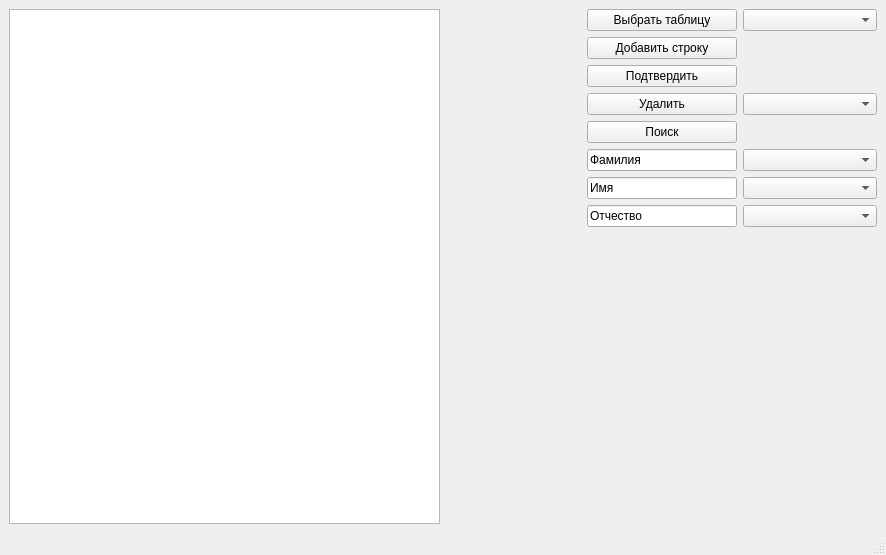
<?xml version="1.0" encoding="UTF-8"?>
<ui version="4.0">
 <class>MainWindow</class>
 <widget class="QMainWindow" name="MainWindow">
  <property name="geometry">
   <rect>
    <x>0</x>
    <y>0</y>
    <width>886</width>
    <height>555</height>
   </rect>
  </property>
  <property name="sizePolicy">
   <sizepolicy hsizetype="Preferred" vsizetype="Maximum">
    <horstretch>0</horstretch>
    <verstretch>0</verstretch>
   </sizepolicy>
  </property>
  <property name="windowTitle">
   <string>MainWindow</string>
  </property>
  <widget class="QWidget" name="centralwidget">
   <layout class="QHBoxLayout" name="horizontalLayout_2">
    <item>
     <widget class="QTableWidget" name="tab"/>
    </item>
    <item>
     <layout class="QGridLayout" name="gridLayout">
      <item row="3" column="1">
       <widget class="QPushButton" name="pushButton_3">
        <property name="text">
         <string>Удалить</string>
        </property>
       </widget>
      </item>
      <item row="2" column="1">
       <widget class="QPushButton" name="pushButton_4">
        <property name="text">
         <string>Подтвердить</string>
        </property>
       </widget>
      </item>
      <item row="5" column="2">
       <widget class="QComboBox" name="comboBox_3"/>
      </item>
      <item row="0" column="2">
       <widget class="QComboBox" name="comboBox">
        <property name="sizePolicy">
         <sizepolicy hsizetype="Preferred" vsizetype="Maximum">
          <horstretch>0</horstretch>
          <verstretch>0</verstretch>
         </sizepolicy>
        </property>
       </widget>
      </item>
      <item row="4" column="1">
       <widget class="QPushButton" name="pushButton_5">
        <property name="sizePolicy">
         <sizepolicy hsizetype="Minimum" vsizetype="Minimum">
          <horstretch>0</horstretch>
          <verstretch>0</verstretch>
         </sizepolicy>
        </property>
        <property name="baseSize">
         <size>
          <width>0</width>
          <height>0</height>
         </size>
        </property>
        <property name="text">
         <string>Поиск</string>
        </property>
       </widget>
      </item>
      <item row="0" column="1">
       <widget class="QPushButton" name="pushButton">
        <property name="sizePolicy">
         <sizepolicy hsizetype="Minimum" vsizetype="Maximum">
          <horstretch>0</horstretch>
          <verstretch>0</verstretch>
         </sizepolicy>
        </property>
        <property name="text">
         <string>Выбрать таблицу</string>
        </property>
       </widget>
      </item>
      <item row="8" column="0" colspan="3">
       <spacer name="verticalSpacer">
        <property name="orientation">
         <enum>Qt::Vertical</enum>
        </property>
        <property name="sizeHint" stdset="0">
         <size>
          <width>20</width>
          <height>20</height>
         </size>
        </property>
       </spacer>
      </item>
      <item row="6" column="2">
       <widget class="QComboBox" name="comboBox_4"/>
      </item>
      <item row="3" column="2">
       <widget class="QComboBox" name="comboBox_2"/>
      </item>
      <item row="1" column="1">
       <widget class="QPushButton" name="pushButton_2">
        <property name="text">
         <string>Добавить строку</string>
        </property>
       </widget>
      </item>
      <item row="7" column="2">
       <widget class="QComboBox" name="comboBox_5"/>
      </item>
      <item row="5" column="1">
       <widget class="QLineEdit" name="lineEdit">
        <property name="enabled">
         <bool>true</bool>
        </property>
        <property name="maximumSize">
         <size>
          <width>150</width>
          <height>16777215</height>
         </size>
        </property>
        <property name="text">
         <string>Фамилия</string>
        </property>
       </widget>
      </item>
      <item row="6" column="1">
       <widget class="QLineEdit" name="lineEdit_2">
        <property name="maximumSize">
         <size>
          <width>150</width>
          <height>16777215</height>
         </size>
        </property>
        <property name="text">
         <string>Имя</string>
        </property>
       </widget>
      </item>
      <item row="7" column="1">
       <widget class="QLineEdit" name="lineEdit_3">
        <property name="maximumSize">
         <size>
          <width>150</width>
          <height>16777215</height>
         </size>
        </property>
        <property name="text">
         <string>Отчество</string>
        </property>
       </widget>
      </item>
     </layout>
    </item>
   </layout>
  </widget>
  <widget class="QMenuBar" name="menubar">
   <property name="geometry">
    <rect>
     <x>0</x>
     <y>0</y>
     <width>886</width>
     <height>21</height>
    </rect>
   </property>
  </widget>
  <widget class="QStatusBar" name="statusbar"/>
 </widget>
 <resources/>
 <connections/>
</ui>
